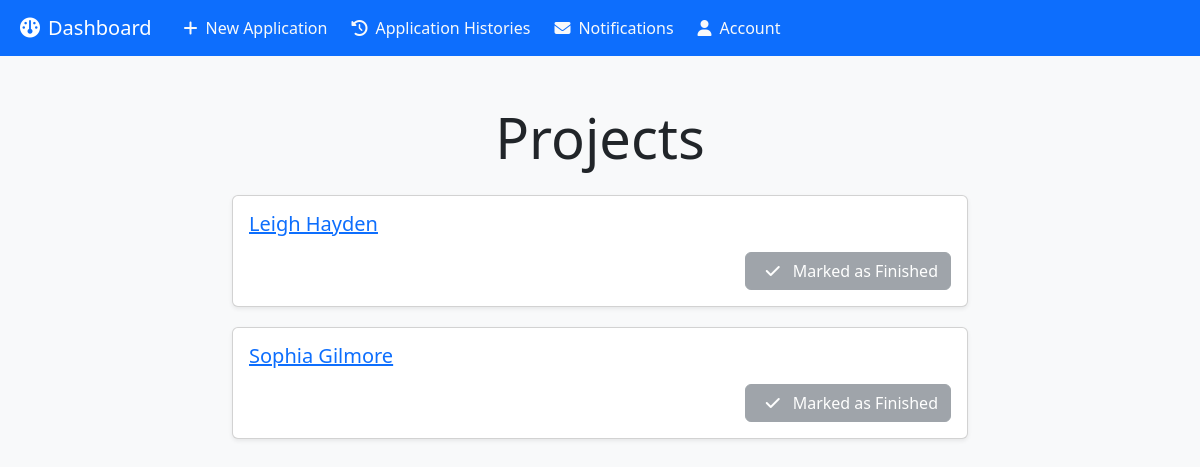
Screenshot of /projects/ (signed in) with the database file from the repository.
### main/models.py (models this page shows, shortened)
class Project(models.Model):
    STATUS_CHOICES = [
        ('Pending', 'Pending'),
        ('Accepted', 'Accepted'),
        ('Declined', 'Declined'),
    ]
    user = models.ForeignKey(User, on_delete=models.CASCADE)
    name_of_the_project = models.CharField(max_length=100)
    project_type = models.CharField(max_length=100)
    tender_number = models.CharField(max_length=100)
    name_of_the_contractor = models.ForeignKey(Contractor, on_delete=models.SET_NULL, null=True, related_name='contractors')
    handling_officer = models.ForeignKey(User, on_delete=models.SET_NULL, null=True, related_name='projects')
    created_at = models.DateTimeField(auto_now_add=True)
    status = models.CharField(max_length=10, choices=STATUS_CHOICES, default='Pending')
    is_finished = models.BooleanField(default=False)

### main/views.py (the view)
# urls.py: path('projects/', views.project_list, name='project_list'),
@login_required
def project_list(request):
    user = request.user
    projects = Project.objects.all().order_by('-created_at')
    return render(request, 'project_list.html', {
        'projects': projects,
        'userprofile': user.userprofile
    })

### main/context_processors.py (called while the page is built)
def notification_count(request):
    if request.user.is_authenticated:
        user = request.user
        if user.is_superuser or (hasattr(user, 'userprofile') and user.userprofile.role == 'director'):
            new_notifications_count = Notification.objects.filter(is_read_by_admin=False)
        else:
            new_notifications_count = Notification.objects.filter(is_read_by_handling_officer=False, project__handling_officer=user).count()
    else:
        new_notifications_count = 0
    return {'new_notifications_count': new_notifications_count}

### templates/project_list.html (shortened to what this page needs)
{% extends 'base.html' %}
{% block content %}
<div class="container mt-5">
    <div class="row justify-content-center">
        <div class="col-md-8">
            <div class="text-center mb-4">
                <h1 class="display-4">Projects</h1>
            </div>
            <ul class="project-list">
            {% if projects %}
                {% for project in projects %}
                <li class="project-item">
                    <div class="card card-hover shadow-sm">
                        <div class="card-body">
                            <h5 class="card-title">
                                <a href="{% url 'project_detail' project.pk %}" class="project-link">{{ project.name_of_the_project }}</a>
                            </h5>
                            {% if request.user.userprofile.role == 'director' %}
                            <div class="d-flex justify-content-end">
                                <a href="{% url 'delete_project' project.pk %}" class="btn btn-danger btn-icon">
                                    <i class="fa-solid fa-trash mx-2"></i> Delete
                                </a>
                            </div>
                            {% elif request.user.userprofile.role == 'officer' and project.handling_officer == request.user %}
                                {% if project.status == 'Accepted' %}
                                    {% if project.is_finished %}
                                    <div class="d-flex justify-content-end">
                                        <button class="btn btn-secondary btn-icon" disabled>
                                            <i class="fa-solid fa-check mx-2"></i> Marked as Finished
                                        </button>
                                    </div>
                                    {% else %}
                                    <div class="d-flex justify-content-end">
                                        <a href="{% url 'mark_project_finished' project.pk %}" class="btn btn-success btn-icon" id="mark-finished-{{ project.pk }}" onclick="markAsFinished(event, {{ project.pk }})">
                                            <i class="fa-solid fa-check mx-2"></i> Mark as Finished
                                        </a>
                                    </div>
                                    {% endif %}
                                {% endif %}
                            {% endif %}
                        </div>
                    </div>
                </li>
                {% endfor %}
            {% endif%}
            </ul>
        </div>
    </div>
</div>
{% endblock %}

### templates/project_list.html (style rules this page uses)
.project-list { list-style: none; padding: 0; }
.project-item { margin-bottom: 20px; }
.card-hover { transition: box-shadow 0.3s ease; }
.btn-icon { display: flex; align-items: center; gap: 5px; }

### rows the page displays
Project: name_of_the_project "Leigh Hayden", status "Accepted" (drawn)
Project: name_of_the_project "Sophia Gilmore", status "Accepted" (drawn)
